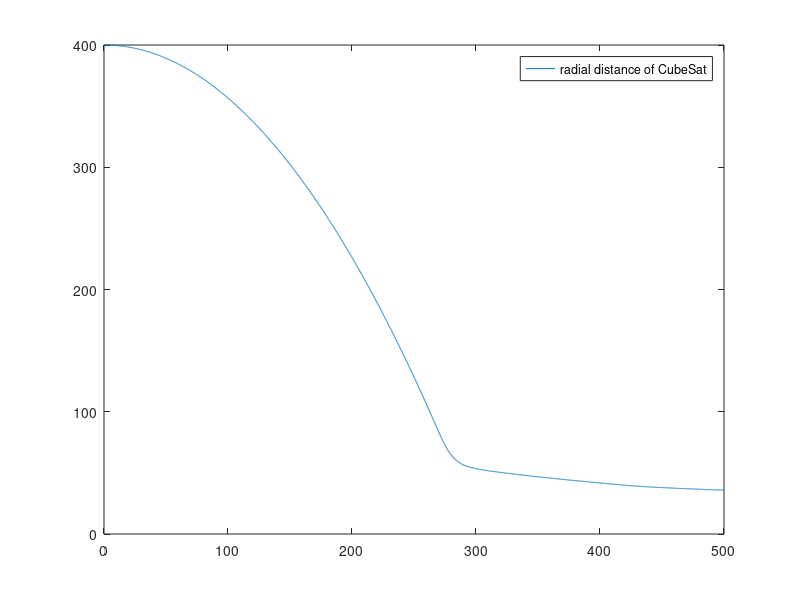

Recreate this plot in MATLAB.
% Equation resolution of Newton's second law, ie second order nonlinear differential equation
% First approach with the Euler method

% But Euler's method is a first order method, hence the need to apply it twice to our equation

% Solve r1'(t) = r2(t) with r1(t0) = Rearth + r0 = 6371.000,0 + 400.000,0
% Solve r2'(t) = 1/r1(t).r2(t)² - GM/r1(t)² + C1.G(r1(t)) - C2.r2² with r2(t0) = 0
r1_t0 = 6771000;                  
r2_t0 = 0;      % radial velocity at 400km altitude

h = 0.1;                   % Time step
t = 0:h:500;               

distance = zeros(1,length(t));

%initialization of the list containing the distance to the center of the Earth at each instant t
r1star = zeros(1,length(t));  % Preallocate array
%initialization of the list containing the radial velocity at each instant t
r2star = zeros(1,length(t));
%initialization of the list containing the centrifugal force at each instant t
Fcentrifuge = zeros(1,length(t));
%initialization of the list containing the gravitational force at each moment t
Fgravity = zeros(1,length(t));
%initialization of the list containing the solar radiation force at each instant t
FsolarRadiation = zeros(1,length(t));
%initialization of the list containing the atmospheric drag force at each instant t
FdragAtm = zeros(1,length(t));


%comparative functions
expon = zeros(1,length(t));
logari = zeros(1,length(t));
lineaR = zeros(1,length(t));


r1star(1) = r1_t0;   % initial distance        
r2star(1) = r2_t0;   % initial velocity

% preliminary calculations 
GM=6.674*10^(-11)*5.972*10^24;
Pmf=0.0000034390458215;
d=0.01;
m=1.33;


% Solve r1 and r2 as respectively a first order linear and non linear differential equation
for i=1:(length(t))
    
    if (r1star(i)<=6371000+400000) && (r1star(i)>6371000)
        
        %First use Euler's method
        k1 = r2star(i);  % approx of the velocity at instant i-1
        r1star(i+1) = r1star(i) + k1*h; % Approximate solution for next value of y
        
        % preliminary calculations for solar radiation force
        % first parameter C1
        alpha=atan(d/(r1star(i)));
        theta=2*asin(6371000/(r1star(i)));
        thetaPrime = alpha + theta;
        A=2*d*(1/(tan(thetaPrime))+1)*cos(pi/2-thetaPrime);
        A1=(3+2*sqrt(2)+A/d)*d*d/2; 
        nu=1-theta/(2*pi);
        C1=Pmf*A1*nu/m;
        % second parameter eta
        thetaSecond=(5*pi-3*theta)/32;
        partieSup=cos(thetaSecond)-1.99*cos(asin((sin(thetaSecond))/1.99));
        partieInf=cos(thetaSecond)+1.99*cos(asin((sin(thetaSecond))/1.99));
        eta=partieSup/partieInf;


        % preliminary calculations for atm drag force
        %first parameter C2
        % C2=Cd*A2/m with Cd=0.80 the drag coefficient and A2=d*d*sqrt(2) the cross sectional area
        C2=1.131370849898476/m;
        % second parameter rho the density of the atm fluid, but we have not an expression of it for such altitude
        % thus, we use data base MSISE-90
        % The MSISE-90 model describes the densities in Earth's atmosphere from ground to thermospheric heights (~600km)
        % and it's made by NASA Goddard Space Flight Center
        % With this database, we draw a line between each data to get a density for each distance (even rational number)
        %
        %if our distance of Earth's center is between:
        %    x1=Rearth+400km 
        %and x2=Rearth+380km
        %with y1=atm density at x1 altitude=0.00000000000389 kg.m^-3
        %and  y2=atm density at x2 altitude=0.00000000000555 kg.m^-3
        if (r1star(i) <= 6371000+400000) && (r1star(i) > 6371000+380000)
          %slope=(y1-y2)/(x1-x2)
          slope=(0.00000000000389-0.00000000000555)/(400000-380000);
          %yIntercept=y1-slope*x1 (=y2-slope*x2)
          yIntercept=0.00000000000389-slope*(6371000+400000);
          %equation of a line to obtain the value of rho with only 2 other values
          rho=slope*r1star(i)+yIntercept;
          
    %______________________________________________________________________________%    
        %elseif our distance of Earth's center is between:
        %    x1=Rearth+380km 
        %and x2=Rearth+360km
        %with y1=atm density at x1 altitude=0.00000000000555 kg.m^-3
        %and  y2=atm density at x2 altitude=0.00000000000799 kg.m^-3  
        elseif (r1star(i) <= 6371000+380000) && (r1star(i) > 6371000+360000)

          slope=(0.00000000000555-0.00000000000799)/(380000-360000);
          yIntercept=0.00000000000555-slope*(6371000+380000);
          rho=slope*r1star(i)+yIntercept;
          
    %______________________________________________________________________________%      
        %elseif our distance of Earth's center is between:
        %    x1=Rearth+360km 
        %and x2=Rearth+340km
        %with y1=atm density at x1 altitude=0.00000000000799 kg.m^-3
        %and  y2=atm density at x2 altitude=0.0000000000116 kg.m^-3  
        elseif (r1star(i) <= 6371000+360000) && (r1star(i) > 6371000+340000)

          slope=(0.00000000000799-0.0000000000116)/(360000-340000);
          yIntercept=0.00000000000799-slope*(6371000+360000);
          rho=slope*r1star(i)+yIntercept;
          
    %______________________________________________________________________________%              
        %elseif our distance of Earth's center is between:
        %    x1=Rearth+340km 
        %and x2=Rearth+320km
        %with y1=atm density at x1 altitude=0.0000000000116 kg.m^-3
        %and  y2=atm density at x2 altitude=0.0000000000172 kg.m^-3  
        elseif (r1star(i) <= 6371000+340000) && (r1star(i) > 6371000+320000)

          slope=(0.0000000000116-0.0000000000172)/(340000-320000);
          yIntercept=0.0000000000116-slope*(6371000+340000);
          rho=slope*r1star(i)+yIntercept;
          
    %______________________________________________________________________________%                      
        %elseif our distance of Earth's center is between:
        %    x1=Rearth+320km 
        %and x2=Rearth+300km
        %with y1=atm density at x1 altitude=0.0000000000172 kg.m^-3
        %and  y2=atm density at x2 altitude=0.0000000000258 kg.m^-3  
        elseif (r1star(i) <= 6371000+320000) && (r1star(i) > 6371000+300000)

          slope=(0.0000000000172-0.0000000000258)/(320000-300000);
          yIntercept=0.0000000000172-slope*(6371000+320000);
          rho=slope*r1star(i)+yIntercept;
          
    %______________________________________________________________________________%                              
        %elseif our distance of Earth's center is between:
        %    x1=Rearth+300km 
        %and x2=Rearth+280km
        %with y1=atm density at x1 altitude=0.0000000000258 kg.m^-3
        %and  y2=atm density at x2 altitude=0.0000000000394 kg.m^-3  
        elseif (r1star(i) <= 6371000+300000) && (r1star(i) > 6371000+280000)

          slope=(0.0000000000258-0.0000000000394)/(300000-280000);
          yIntercept=0.0000000000258-slope*(6371000+300000);
          rho=slope*r1star(i)+yIntercept;
          
    %______________________________________________________________________________%                                     
        %elseif our distance of Earth's center is between:
        %    x1=Rearth+280km 
        %and x2=Rearth+260km
        %with y1=atm density at x1 altitude=0.0000000000394 kg.m^-3
        %and  y2=atm density at x2 altitude=0.0000000000616 kg.m^-3  
        elseif (r1star(i) <= 6371000+280000) && (r1star(i) > 6371000+260000)

          slope=(0.0000000000394-0.0000000000616)/(280000-260000);
          yIntercept=0.0000000000394-slope*(6371000+280000);
          rho=slope*r1star(i)+yIntercept;
          
    %______________________________________________________________________________%                                            
        %elseif our distance of Earth's center is between:
        %    x1=Rearth+260km 
        %and x2=Rearth+240km
        %with y1=atm density at x1 altitude=0.0000000000616 kg.m^-3
        %and  y2=atm density at x2 altitude=0.0000000000991 kg.m^-3  
        elseif (r1star(i) <= 6371000+260000) && (r1star(i) > 6371000+240000)

          slope=(0.0000000000616-0.0000000000991)/(260000-240000);
          yIntercept=0.0000000000616-slope*(6371000+260000);
          rho=slope*r1star(i)+yIntercept;
          
    %______________________________________________________________________________%                                                   
        %elseif our distance of Earth's center is between:
        %    x1=Rearth+240km 
        %and x2=Rearth+220km
        %with y1=atm density at x1 altitude=0.0000000000991 kg.m^-3
        %and  y2=atm density at x2 altitude=0.000000000166 kg.m^-3  
        elseif (r1star(i) <= 6371000+240000) && (r1star(i) > 6371000+220000)

          slope=(0.0000000000991-0.000000000166)/(240000-220000);
          yIntercept=0.0000000000991-slope*(6371000+240000);
          rho=slope*r1star(i)+yIntercept;
          
    %______________________________________________________________________________%                                                   
        %elseif our distance of Earth's center is between:
        %    x1=Rearth+220km 
        %and x2=Rearth+200km
        %with y1=atm density at x1 altitude=0.000000000166 kg.m^-3
        %and  y2=atm density at x2 altitude=0.000000000291 kg.m^-3  
        elseif (r1star(i) <= 6371000+220000) && (r1star(i) > 6371000+200000)

          slope=(0.000000000166-0.000000000291)/(220000-200000);
          yIntercept=0.000000000166-slope*(6371000+220000);
          rho=slope*r1star(i)+yIntercept;
          
    %______________________________________________________________________________%                                                   
        %elseif our distance of Earth's center is between:
        %    x1=Rearth+200km 
        %and x2=Rearth+180km
        %with y1=atm density at x1 altitude=0.000000000291 kg.m^-3
        %and  y2=atm density at x2 altitude=0.000000000551 kg.m^-3  
        elseif (r1star(i) <= 6371000+200000) && (r1star(i) > 6371000+180000)

          slope=(0.000000000291-0.000000000551)/(200000-180000);
          yIntercept=0.000000000291-slope*(6371000+200000);
          rho=slope*r1star(i)+yIntercept;
          
    %______________________________________________________________________________%                                                   
        %elseif our distance of Earth's center is between:
        %    x1=Rearth+180km 
        %and x2=Rearth+160km
        %with y1=atm density at x1 altitude=0.000000000551 kg.m^-3
        %and  y2=atm density at x2 altitude=0.00000000118 kg.m^-3  
        elseif (r1star(i) <= 6371000+180000) && (r1star(i) > 6371000+160000)

          slope=(0.000000000551-0.00000000118)/(180000-160000);
          yIntercept=0.000000000551-slope*(6371000+180000);
          rho=slope*r1star(i)+yIntercept;
          
    %______________________________________________________________________________%                                                   
        %elseif our distance of Earth's center is between:
        %    x1=Rearth+160km 
        %and x2=Rearth+140km
        %with y1=atm density at x1 altitude=0.00000000118 kg.m^-3
        %and  y2=atm density at x2 altitude=0.00000000326 kg.m^-3  
        elseif (r1star(i) <= 6371000+160000) && (r1star(i) > 6371000+140000)

          slope=(0.00000000118-0.00000000326)/(160000-140000);
          yIntercept=0.00000000118-slope*(6371000+160000);
          rho=slope*r1star(i)+yIntercept;
          
    %______________________________________________________________________________%                                                   
        %elseif our distance of Earth's center is between:
        %    x1=Rearth+140km 
        %and x2=Rearth+120km
        %with y1=atm density at x1 altitude=0.00000000326 kg.m^-3
        %and  y2=atm density at x2 altitude=0.000000018 kg.m^-3  
        elseif (r1star(i) <= 6371000+140000) && (r1star(i) > 6371000+120000)

          slope=(0.00000000326-0.000000018)/(140000-120000);
          yIntercept=0.00000000326-slope*(6371000+140000);
          rho=slope*r1star(i)+yIntercept;
          
    %______________________________________________________________________________%                                                   
        %elseif our distance of Earth's center is between:
        %    x1=Rearth+120km 
        %and x2=Rearth+100km
        %with y1=atm density at x1 altitude=0.000000018 kg.m^-3
        %and  y2=atm density at x2 altitude=0.000000508 kg.m^-3  
        elseif (r1star(i) <= 6371000+120000) && (r1star(i) > 6371000+100000)

          slope=(0.000000018-0.000000508)/(120000-100000);
          yIntercept=0.000000018-slope*(6371000+120000);
          rho=slope*r1star(i)+yIntercept;
          
    %______________________________________________________________________________%                                                   
        %elseif our distance of Earth's center is between:
        %    x1=Rearth+100km 
        %and x2=Rearth+80km
        %with y1=atm density at x1 altitude=0.000000508 kg.m^-3
        %and  y2=atm density at x2 altitude=0.0000168 kg.m^-3  
        elseif (r1star(i) <= 6371000+100000) && (r1star(i) > 6371000+80000)

          slope=(0.000000508-0.0000168)/(100000-80000);
          yIntercept=0.000000508-slope*(6371000+100000);
          rho=slope*r1star(i)+yIntercept;
          
    %______________________________________________________________________________%                                                   
        %elseif our distance of Earth's center is between:
        %    x1=Rearth+80km 
        %and x2=Rearth+60km
        %with y1=atm density at x1 altitude=0.0000168 kg.m^-3
        %and  y2=atm density at x2 altitude=0.000331 kg.m^-3  
        elseif (r1star(i) <= 6371000+80000) && (r1star(i) > 6371000+60000)

          slope=(0.0000168-0.000331)/(80000-60000);
          yIntercept=0.0000168-slope*(6371000+80000);
          rho=slope*r1star(i)+yIntercept;
          
    %______________________________________________________________________________%                                                   
        %elseif our distance of Earth's center is between:
        %    x1=Rearth+60km 
        %and x2=Rearth+40km
        %with y1=atm density at x1 altitude=0.000331 kg.m^-3
        %and  y2=atm density at x2 altitude=0.00407 kg.m^-3  
        elseif (r1star(i) <= 6371000+60000) && (r1star(i) > 6371000+40000)

          slope=(0.000331-0.00407)/(60000-40000);
          yIntercept=0.000331-slope*(6371000+60000);
          rho=slope*r1star(i)+yIntercept;
          
    %______________________________________________________________________________%                                                   
        %elseif our distance of Earth's center is between:
        %    x1=Rearth+40km 
        %and x2=Rearth+20km
        %with y1=atm density at x1 altitude=0.00407 kg.m^-3
        %and  y2=atm density at x2 altitude=0.0949 kg.m^-3  
        elseif (r1star(i) <= 6371000+40000) && (r1star(i) > 6371000+20000)

          slope=(0.00407-0.0949)/(40000-20000);
          yIntercept=0.00407-slope*(6371000+40000);
          rho=slope*r1star(i)+yIntercept;
          
    %______________________________________________________________________________%                                                   
        %elseif our distance of Earth's center is between:
        %    x1=Rearth+20km 
        %and x2=Rearth+0km
        %with y1=atm density at x1 altitude=0.0949 kg.m^-3
        %and  y2=atm density at x2 altitude=1.17 kg.m^-3  
        elseif (r1star(i) <= 6371000+20000) && (r1star(i) > 6371000+0)

          slope=(0.0949-1.17)/(20000-0);
          yIntercept=0.0949-slope*(6371000+20000);
          rho=slope*r1star(i)+yIntercept;
          
        end

          % calculations of Forces
          Fcentrifuge(i) = r2star(i)*r2star(i)/r1star(i);
          Fgravity(i) = -GM/(r1star(i)*r1star(i));
          FsolarRadiation(i) = -C1*(1+eta);
          FdragAtm(i) = (1/2*rho*C2*r2star(i)*r2star(i))*cos(pi/4);
          
          %Second use of Euler's method
          k2 = Fcentrifuge(i)+Fgravity(i)+FsolarRadiation(i)+FdragAtm(i);
          r2star(i+1) = r2star(i) + k2*h;
          
          %Resizing the radial distance, in terms of altitude in km
          distance(i) = (r1star(i)-6371000)/1000;
          
          %comparative functions
          %expon(i) = round(exp(i)); %pb -> "warning: opengl_renderer: data values greater than float capacity."
          expon(i) = 400-(1 + (i)/11.2 + ((i/11.2))^2/2); %Taylor's development
          logari(i) = -log(i)*GM;
          lineaR(i) = i;
    end
end

% To uncomment when displaying the force comparison (to comment otherwise)
%plot(distance, Fcentrifuge, distance, Fgravity, distance, FsolarRadiation, distance, FdragAtm);
%legend('Fcentrifuge', 'Fgravity', 'FsolarRadiation', 'FdragAtm');

% To uncomment when displaying the comparison of the radial distance and f(t) = R_{init} - exp(t/10)(to comment otherwise)
%plot(t, distance, t, expon); %, t, logari, t, lineaR);
%legend('distance radiale du CubeSat', 'f(t) = R_{init} - exp(t/10)');

plot(t, distance);
legend('radial distance of CubeSat', 'f(t) = ln(t)*GM');
